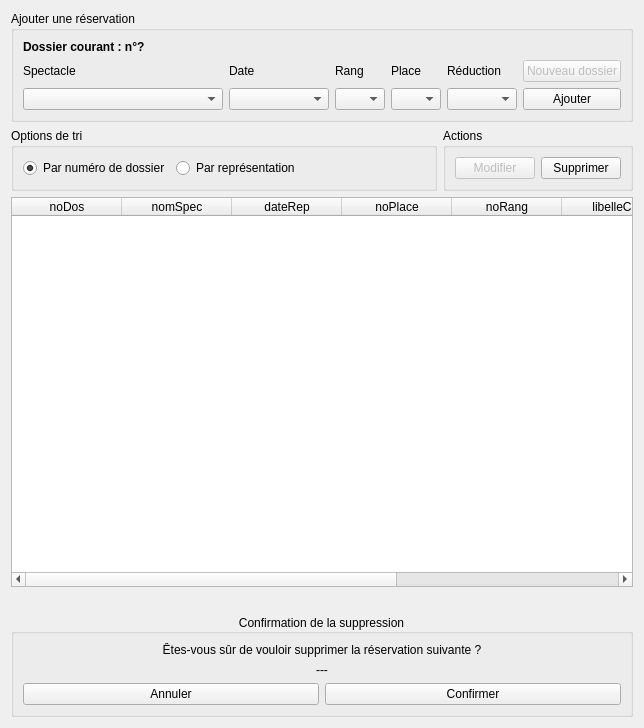
<?xml version="1.0" encoding="UTF-8"?>
<ui version="4.0">
 <class>fct_comp_8</class>
 <widget class="QDialog" name="fct_comp_8">
  <property name="geometry">
   <rect>
    <x>0</x>
    <y>0</y>
    <width>642</width>
    <height>728</height>
   </rect>
  </property>
  <property name="windowTitle">
   <string>Gérer les réservations</string>
  </property>
  <layout class="QVBoxLayout" name="verticalLayout_2">
   <item>
    <widget class="QGroupBox" name="groupBox_ajout_fct_comp_8">
     <property name="title">
      <string>Ajouter une réservation</string>
     </property>
     <layout class="QHBoxLayout" name="horizontalLayout_2">
      <item>
       <layout class="QVBoxLayout" name="ajout_VLayout">
        <item>
         <widget class="QLabel" name="label_dos_fct_comp_8">
          <property name="font">
           <font>
            <weight>75</weight>
            <bold>true</bold>
           </font>
          </property>
          <property name="text">
           <string>Dossier courant : n°?</string>
          </property>
         </widget>
        </item>
        <item>
         <layout class="QHBoxLayout" name="ajout_HLayout">
          <item>
           <layout class="QVBoxLayout" name="layout1_spec_fct_comp_8">
            <item>
             <widget class="QLabel" name="label_spec_fct_comp_8">
              <property name="text">
               <string>Spectacle</string>
              </property>
             </widget>
            </item>
            <item>
             <widget class="QComboBox" name="comboBox_spec_fct_comp_8">
              <property name="minimumSize">
               <size>
                <width>200</width>
                <height>0</height>
               </size>
              </property>
             </widget>
            </item>
           </layout>
          </item>
          <item>
           <layout class="QVBoxLayout" name="layout2_date_fct_comp_8">
            <item>
             <widget class="QLabel" name="label_date_fct_comp_8">
              <property name="text">
               <string>Date</string>
              </property>
             </widget>
            </item>
            <item>
             <widget class="QComboBox" name="comboBox_date_fct_comp_8">
              <property name="minimumSize">
               <size>
                <width>100</width>
                <height>0</height>
               </size>
              </property>
             </widget>
            </item>
           </layout>
          </item>
          <item>
           <layout class="QVBoxLayout" name="layout3_rang_fct_comp_8">
            <item>
             <widget class="QLabel" name="label_rang_fct_comp_8">
              <property name="text">
               <string>Rang</string>
              </property>
             </widget>
            </item>
            <item>
             <widget class="QComboBox" name="comboBox_rang_fct_comp_8">
              <property name="minimumSize">
               <size>
                <width>50</width>
                <height>0</height>
               </size>
              </property>
              <property name="maximumSize">
               <size>
                <width>50</width>
                <height>16777215</height>
               </size>
              </property>
             </widget>
            </item>
           </layout>
          </item>
          <item>
           <layout class="QVBoxLayout" name="layout4_plac_fct_comp_8">
            <item>
             <widget class="QLabel" name="label_plac_fct_comp_8">
              <property name="text">
               <string>Place</string>
              </property>
             </widget>
            </item>
            <item>
             <widget class="QComboBox" name="comboBox_plac_fct_comp_8">
              <property name="minimumSize">
               <size>
                <width>50</width>
                <height>0</height>
               </size>
              </property>
              <property name="maximumSize">
               <size>
                <width>50</width>
                <height>16777215</height>
               </size>
              </property>
             </widget>
            </item>
           </layout>
          </item>
          <item>
           <layout class="QVBoxLayout" name="layout5_redu_fct_comp_8">
            <item>
             <widget class="QLabel" name="label_redu_fct_comp_8">
              <property name="text">
               <string>Réduction</string>
              </property>
             </widget>
            </item>
            <item>
             <widget class="QComboBox" name="comboBox_redu_fct_comp_8">
              <property name="minimumSize">
               <size>
                <width>70</width>
                <height>0</height>
               </size>
              </property>
              <property name="maximumSize">
               <size>
                <width>70</width>
                <height>16777215</height>
               </size>
              </property>
             </widget>
            </item>
           </layout>
          </item>
          <item>
           <layout class="QVBoxLayout" name="layout6_action_fct_comp_8">
            <item>
             <widget class="QPushButton" name="pushButton_newdos_fct_comp_8">
              <property name="enabled">
               <bool>false</bool>
              </property>
              <property name="text">
               <string>Nouveau dossier</string>
              </property>
             </widget>
            </item>
            <item>
             <widget class="QPushButton" name="pushButton_ajout_fct_comp_8">
              <property name="text">
               <string>Ajouter</string>
              </property>
              <property name="flat">
               <bool>false</bool>
              </property>
             </widget>
            </item>
           </layout>
          </item>
         </layout>
        </item>
       </layout>
      </item>
     </layout>
    </widget>
   </item>
   <item>
    <layout class="QHBoxLayout" name="layout_tri_action">
     <item>
      <widget class="QGroupBox" name="groupBox_tri_fct_comp_8">
       <property name="title">
        <string>Options de tri</string>
       </property>
       <layout class="QHBoxLayout" name="horizontalLayout">
        <item>
         <widget class="QRadioButton" name="radioButton_tri_dos_fct_comp_8">
          <property name="text">
           <string>Par numéro de dossier</string>
          </property>
          <property name="checked">
           <bool>true</bool>
          </property>
         </widget>
        </item>
        <item>
         <widget class="QRadioButton" name="radioButton_tri_spec_fct_comp_8">
          <property name="text">
           <string>Par représentation</string>
          </property>
         </widget>
        </item>
        <item>
         <spacer name="horizontalSpacer">
          <property name="orientation">
           <enum>Qt::Horizontal</enum>
          </property>
          <property name="sizeHint" stdset="0">
           <size>
            <width>40</width>
            <height>20</height>
           </size>
          </property>
         </spacer>
        </item>
       </layout>
      </widget>
     </item>
     <item>
      <widget class="QGroupBox" name="groupBox">
       <property name="title">
        <string>Actions</string>
       </property>
       <layout class="QHBoxLayout" name="horizontalLayout_4">
        <item>
         <widget class="QPushButton" name="pushButton_update_fct_comp_8">
          <property name="enabled">
           <bool>false</bool>
          </property>
          <property name="text">
           <string>Modifier</string>
          </property>
         </widget>
        </item>
        <item>
         <widget class="QPushButton" name="pushButton_delete_fct_comp_8">
          <property name="text">
           <string>Supprimer</string>
          </property>
         </widget>
        </item>
       </layout>
      </widget>
     </item>
    </layout>
   </item>
   <item>
    <widget class="QTableWidget" name="table_fct_comp_8">
     <attribute name="horizontalHeaderDefaultSectionSize">
      <number>110</number>
     </attribute>
     <attribute name="horizontalHeaderMinimumSectionSize">
      <number>50</number>
     </attribute>
     <attribute name="horizontalHeaderStretchLastSection">
      <bool>true</bool>
     </attribute>
     <attribute name="verticalHeaderVisible">
      <bool>false</bool>
     </attribute>
     <column>
      <property name="text">
       <string>noDos</string>
      </property>
     </column>
     <column>
      <property name="text">
       <string>nomSpec</string>
      </property>
     </column>
     <column>
      <property name="text">
       <string>dateRep</string>
      </property>
     </column>
     <column>
      <property name="text">
       <string>noPlace</string>
      </property>
     </column>
     <column>
      <property name="text">
       <string>noRang</string>
      </property>
     </column>
     <column>
      <property name="text">
       <string>libelleCat</string>
      </property>
     </column>
     <column>
      <property name="text">
       <string>dateEmTick</string>
      </property>
     </column>
     <column>
      <property name="text">
       <string>prixTicket</string>
      </property>
     </column>
    </widget>
   </item>
   <item>
    <widget class="QLabel" name="label_error_fct_comp_8">
     <property name="font">
      <font>
       <pointsize>10</pointsize>
      </font>
     </property>
     <property name="text">
      <string/>
     </property>
     <property name="alignment">
      <set>Qt::AlignCenter</set>
     </property>
    </widget>
   </item>
   <item>
    <widget class="QGroupBox" name="groupBox_delete_fct_comp_8">
     <property name="title">
      <string>Confirmation de la suppression</string>
     </property>
     <property name="alignment">
      <set>Qt::AlignCenter</set>
     </property>
     <property name="flat">
      <bool>true</bool>
     </property>
     <layout class="QVBoxLayout" name="verticalLayout">
      <item>
       <widget class="QLabel" name="label_delmsg_fct_comp_8">
        <property name="font">
         <font>
          <pointsize>9</pointsize>
         </font>
        </property>
        <property name="text">
         <string>Êtes-vous sûr de vouloir supprimer la réservation suivante ?</string>
        </property>
        <property name="alignment">
         <set>Qt::AlignCenter</set>
        </property>
       </widget>
      </item>
      <item>
       <widget class="QLabel" name="label_delrow_fct_comp_8">
        <property name="text">
         <string>---</string>
        </property>
        <property name="alignment">
         <set>Qt::AlignCenter</set>
        </property>
       </widget>
      </item>
      <item>
       <layout class="QHBoxLayout" name="layout_delete_conf">
        <item>
         <widget class="QPushButton" name="pushButton_ndel_fct_comp_8">
          <property name="text">
           <string>Annuler</string>
          </property>
         </widget>
        </item>
        <item>
         <widget class="QPushButton" name="pushButton_ydel_fct_comp_8">
          <property name="text">
           <string>Confirmer</string>
          </property>
         </widget>
        </item>
       </layout>
      </item>
     </layout>
    </widget>
   </item>
  </layout>
 </widget>
 <resources/>
 <connections>
  <connection>
   <sender>radioButton_tri_dos_fct_comp_8</sender>
   <signal>clicked()</signal>
   <receiver>fct_comp_8</receiver>
   <slot>refreshResult()</slot>
   <hints>
    <hint type="sourcelabel">
     <x>80</x>
     <y>161</y>
    </hint>
    <hint type="destinationlabel">
     <x>143</x>
     <y>140</y>
    </hint>
   </hints>
  </connection>
  <connection>
   <sender>radioButton_tri_spec_fct_comp_8</sender>
   <signal>clicked()</signal>
   <receiver>fct_comp_8</receiver>
   <slot>refreshResult()</slot>
   <hints>
    <hint type="sourcelabel">
     <x>268</x>
     <y>168</y>
    </hint>
    <hint type="destinationlabel">
     <x>452</x>
     <y>143</y>
    </hint>
   </hints>
  </connection>
  <connection>
   <sender>comboBox_spec_fct_comp_8</sender>
   <signal>currentTextChanged(QString)</signal>
   <receiver>fct_comp_8</receiver>
   <slot>refreshDateList()</slot>
   <hints>
    <hint type="sourcelabel">
     <x>94</x>
     <y>102</y>
    </hint>
    <hint type="destinationlabel">
     <x>138</x>
     <y>83</y>
    </hint>
   </hints>
  </connection>
  <connection>
   <sender>comboBox_date_fct_comp_8</sender>
   <signal>currentTextChanged(QString)</signal>
   <receiver>fct_comp_8</receiver>
   <slot>refreshRowList()</slot>
   <hints>
    <hint type="sourcelabel">
     <x>257</x>
     <y>98</y>
    </hint>
    <hint type="destinationlabel">
     <x>280</x>
     <y>85</y>
    </hint>
   </hints>
  </connection>
  <connection>
   <sender>comboBox_rang_fct_comp_8</sender>
   <signal>currentTextChanged(QString)</signal>
   <receiver>fct_comp_8</receiver>
   <slot>refreshPlacList()</slot>
   <hints>
    <hint type="sourcelabel">
     <x>354</x>
     <y>94</y>
    </hint>
    <hint type="destinationlabel">
     <x>395</x>
     <y>85</y>
    </hint>
   </hints>
  </connection>
  <connection>
   <sender>pushButton_ajout_fct_comp_8</sender>
   <signal>clicked()</signal>
   <receiver>fct_comp_8</receiver>
   <slot>addReservation()</slot>
   <hints>
    <hint type="sourcelabel">
     <x>571</x>
     <y>101</y>
    </hint>
    <hint type="destinationlabel">
     <x>604</x>
     <y>83</y>
    </hint>
   </hints>
  </connection>
  <connection>
   <sender>pushButton_newdos_fct_comp_8</sender>
   <signal>clicked()</signal>
   <receiver>fct_comp_8</receiver>
   <slot>addFolder()</slot>
   <hints>
    <hint type="sourcelabel">
     <x>585</x>
     <y>64</y>
    </hint>
    <hint type="destinationlabel">
     <x>625</x>
     <y>48</y>
    </hint>
   </hints>
  </connection>
  <connection>
   <sender>pushButton_delete_fct_comp_8</sender>
   <signal>clicked()</signal>
   <receiver>fct_comp_8</receiver>
   <slot>deleteReservation()</slot>
   <hints>
    <hint type="sourcelabel">
     <x>601</x>
     <y>163</y>
    </hint>
    <hint type="destinationlabel">
     <x>633</x>
     <y>120</y>
    </hint>
   </hints>
  </connection>
  <connection>
   <sender>pushButton_ndel_fct_comp_8</sender>
   <signal>clicked()</signal>
   <receiver>fct_comp_8</receiver>
   <slot>deleteNo()</slot>
   <hints>
    <hint type="sourcelabel">
     <x>237</x>
     <y>698</y>
    </hint>
    <hint type="destinationlabel">
     <x>290</x>
     <y>719</y>
    </hint>
   </hints>
  </connection>
  <connection>
   <sender>pushButton_ydel_fct_comp_8</sender>
   <signal>clicked()</signal>
   <receiver>fct_comp_8</receiver>
   <slot>deleteYes()</slot>
   <hints>
    <hint type="sourcelabel">
     <x>494</x>
     <y>696</y>
    </hint>
    <hint type="destinationlabel">
     <x>532</x>
     <y>720</y>
    </hint>
   </hints>
  </connection>
 </connections>
 <slots>
  <slot>refreshResult()</slot>
  <slot>refreshDateList()</slot>
  <slot>refreshRowList()</slot>
  <slot>refreshPlacList()</slot>
  <slot>addReservation()</slot>
  <slot>refreshCurrentFolder()</slot>
  <slot>addFolder()</slot>
  <slot>deleteReservation()</slot>
  <slot>deleteYes()</slot>
  <slot>deleteNo()</slot>
 </slots>
</ui>
